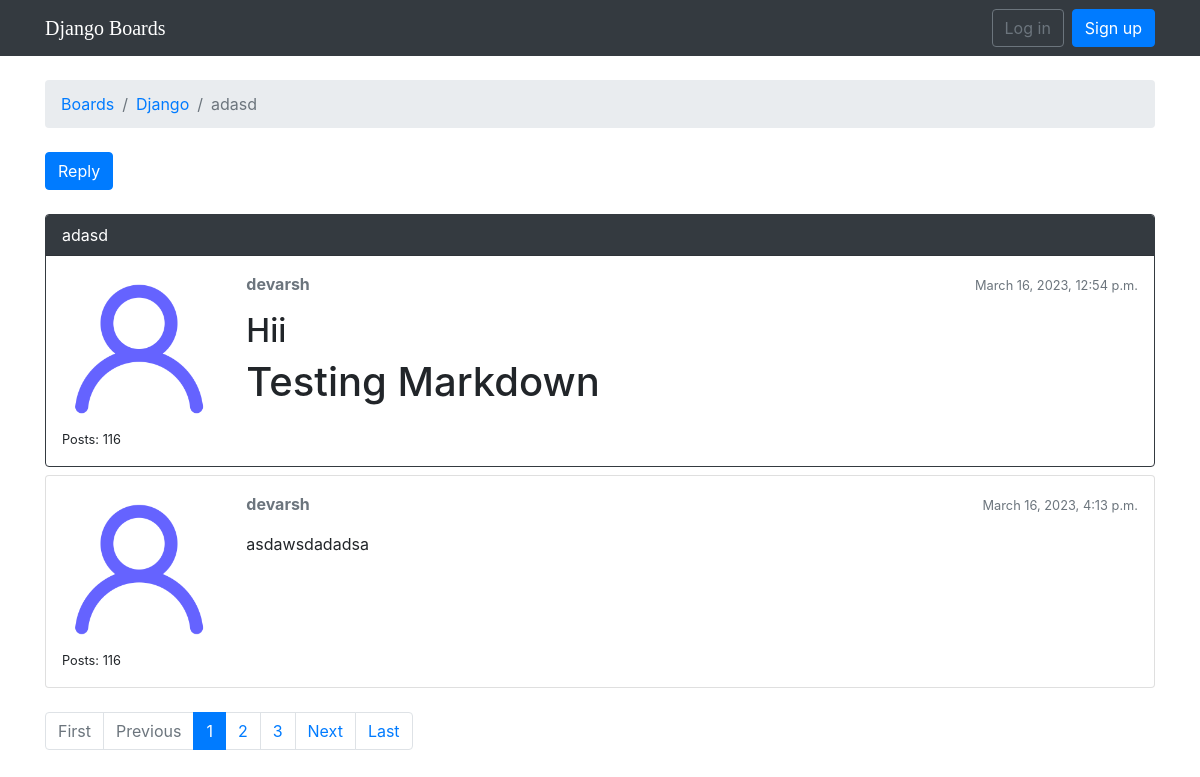
/boards/1/topics/106/, run on the app's committed database.
### boards/models.py (models this page shows, shortened)
class Topic(models.Model):
    subject = models.CharField(max_length=255)
    last_updated = models.DateTimeField(auto_now_add=True)
    board = models.ForeignKey(Board, related_name='topics',on_delete=models.CASCADE)
    starter = models.ForeignKey(User, related_name='topics',on_delete=models.CASCADE)
    views = models.PositiveIntegerField(default=0)

class Board(models.Model):
    name = models.CharField(max_length=30, unique=True)
    description = models.CharField(max_length=100)

class Post(models.Model):
    message = models.TextField(max_length=4000)
    topic = models.ForeignKey(Topic, related_name='posts',on_delete=models.CASCADE)
    created_at = models.DateTimeField(auto_now_add=True)
    updated_at = models.DateTimeField(null=True)
    created_by = models.ForeignKey(User, related_name='posts',on_delete=models.CASCADE)
    updated_by = models.ForeignKey(User, null=True, related_name='+',on_delete=models.CASCADE)
    def get_message_as_markdown(self):
        return mark_safe(markdown(self.message, safe_mode='escape'))

### boards/views.py (the view)
# urls.py: path('boards/<int:pk>/topics/<int:topic_pk>/', views.PostListView.as_view(), name='topic_posts'),
class PostListView(ListView):
    model = Post
    context_object_name = 'posts'
    template_name = 'topic_posts.html'
    paginate_by = 2
    def get_context_data(self, **kwargs):
        session_key = 'viewed_topic_{}'.format(self.topic.pk)
        if not self.request.session.get(session_key, False):
            self.topic.views += 1
            self.topic.save()
            self.request.session[session_key] = True
        kwargs['topic'] = self.topic
        return super().get_context_data(**kwargs)
    def get_queryset(self):
        self.topic = get_object_or_404(Topic, board__pk=self.kwargs.get('pk'), pk=self.kwargs.get('topic_pk'))
        queryset = self.topic.posts.order_by('created_at')
        return queryset

### templates/topic_posts.html (shortened to what this page needs)
{% extends 'base.html' %}
{% load static %}
{% block breadcrumb %}
  <li class="breadcrumb-item"><a href="{% url 'home' %}">Boards</a></li>
  <li class="breadcrumb-item"><a href="{% url 'board_topics' topic.board.pk %}">{{ topic.board.name }}</a></li>
  <li class="breadcrumb-item active">{{ topic.subject }}</li>
{% endblock %}
{% block content %}
  <div class="mb-4">
    <a href="{% url 'reply_topic' topic.board.pk topic.pk %}" class="btn btn-primary" role="button">Reply</a>
  </div>
  {% for post in posts %}
    <div class="card {% if forloop.last %}mb-4{% else %}mb-2{% endif %} {% if forloop.first %}border-dark{% endif %}">
      {% if forloop.first %}
        <div class="card-header text-white bg-dark py-2 px-3">{{ topic.subject }}</div>
      {% endif %}
      <div class="card-body p-3">
        <div class="row">
          <div class="col-2">
            <img src="{% static 'img/avatar.png'%}" alt="{{ post.created_by.username }}" class="w-100">
            <small>Posts: {{ post.created_by.posts.count }}</small>
          </div>
          <div class="col-10">
            <div class="row mb-3">
              <div class="col-6">
                <strong class="text-muted">{{ post.created_by.username }}</strong>
              </div>
              <div class="col-6 text-right">
                <small class="text-muted">{{ post.created_at }}</small>
              </div>
            </div>
            {{ post.get_message_as_markdown }}
          </div>
        </div>
      </div>
    </div>
  {% endfor %}
  {% include 'includes/pagination.html' %}
{% endblock %}

### data on the page
Topic: board.name "Django", subject "adasd"
Post: created_by.posts.count "116", created_by.username "devarsh", created_at "March 16, 2023, 12:54 p.m.", get_message_as_markdown "Hii Testing Markdown"
Post: created_by.posts.count "116", created_by.username "devarsh", created_at "March 16, 2023, 4:13 p.m.", get_message_as_markdown "asdawsdadadsa"

### other printed values
{{ page_num }} "1"
{{ page_num }} "2" "3"
